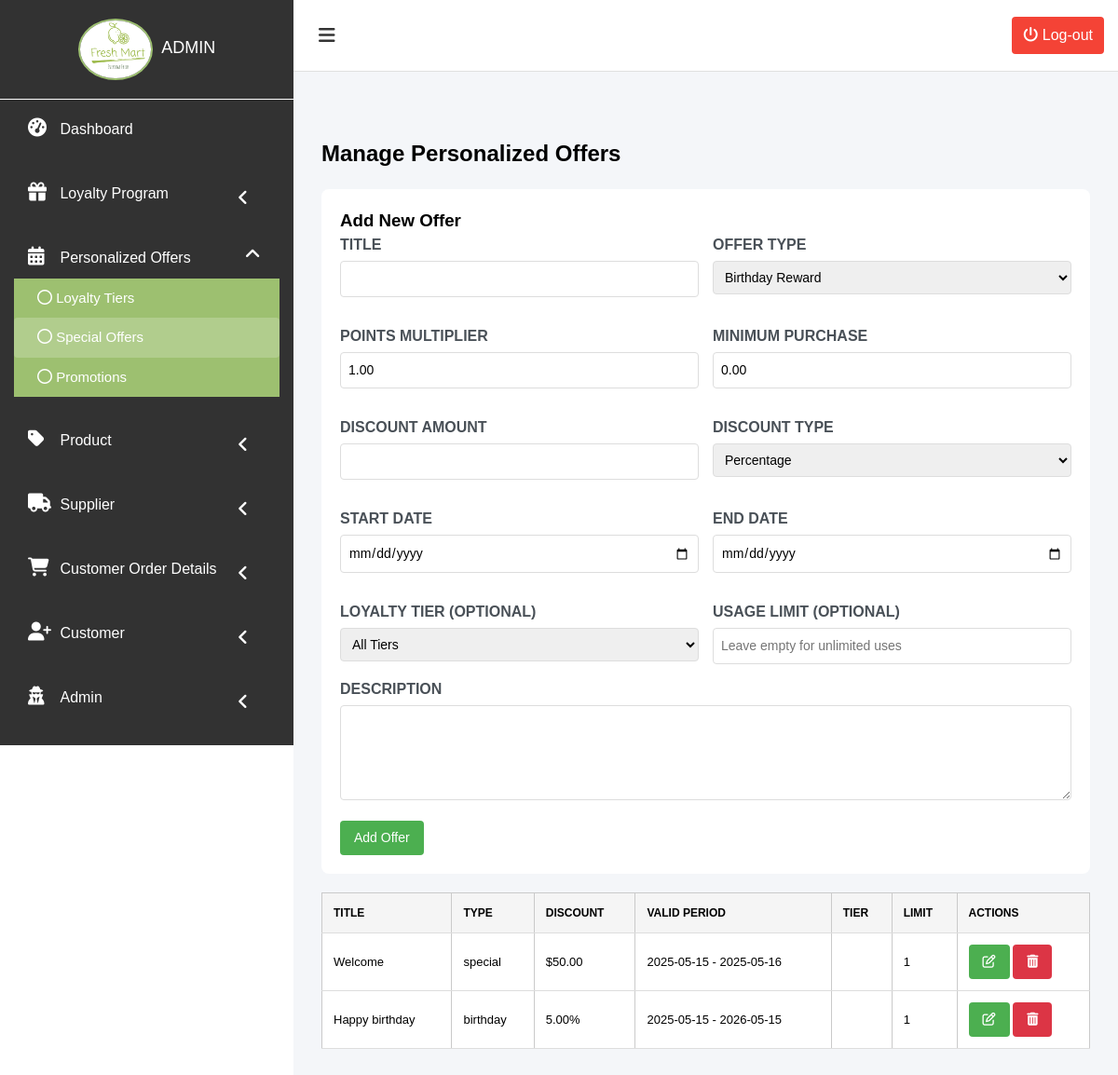
The app's page /admin/manage_offers.php (signed in) with its own data.
### tables this page shows
CREATE TABLE `personalized_offers` (
  `id` int(11) NOT NULL,
  `title` varchar(100) NOT NULL,
  `description` text DEFAULT NULL,
  `offer_type` enum('birthday','loyalty_tier','special','seasonal') NOT NULL,
  `points_multiplier` decimal(4,2) DEFAULT 1.00,
  `minimum_purchase` decimal(10,2) DEFAULT 0.00,
  `discount_amount` decimal(10,2) NOT NULL,
  `discount_type` enum('percentage','fixed') NOT NULL,
  `start_date` date NOT NULL,
  `end_date` date NOT NULL,
  `loyalty_tier` varchar(50) DEFAULT NULL,
  `is_active` tinyint(1) DEFAULT 1,
  `created_at` timestamp NOT NULL DEFAULT current_timestamp(),
  `updated_at` timestamp NOT NULL DEFAULT current_timestamp() ON UPDATE current_timestamp(),
  `usage_limit` int(11) DEFAULT NULL COMMENT 'Number of times a customer can use this offer (NULL for unlimited)',
  `usage_count` int(11) DEFAULT 0,
  `birthday_dates` varchar(255) DEFAULT NULL COMMENT 'Comma-separated list of MM-DD dates for birthday offers'
);

### admin/manage_offers.php (the view, shortened to what this page needs)
<?php
include("../connection.php");
$query = "SELECT * FROM personalized_offers ORDER BY created_at DESC";
$offers_result = mysqli_query($con, $query);
?>
<!DOCTYPE html>
<html>
<head>
    <link rel="stylesheet" type="text/css" href="css/login.css">
    <link rel="stylesheet" href="https://cdnjs.cloudflare.com/ajax/libs/font-awesome/5.15.4/css/all.min.css">
</head>
<body>
    <div id="dashboardMainContainer">
        <?php include('partials/app-sidebar.php') ?>
        <div class="dasboard_content_container" id="dasboard_content_container">
            <div class="dashboard_topNav">
                <a href="#" id="toggleBtn"><i class="fa fa-navicon"></i></a>
                <a href="#" id="logoutBtn"><i class="fa fa-power-off"></i> Log-out</a>
            </div>
            <div class="dashboard_content">
                <div class="offers-container">
                    <h2>Manage Personalized Offers</h2>
                    <div class="add-offer-form">
                        <h3>Add New Offer</h3>
                        <form method="POST">
                            <div class="form-grid">
                                <div class="form-group">
                                    <label>Title</label>
                                    <input type="text" name="title" required>
                                </div>
                                <div class="form-group">
                                    <label>Offer Type</label>
                                    <select name="offer_type" required>
                                        <option value="birthday">Birthday Reward</option>
                                    </select>
                                </div>
                                <div class="form-group">
                                    <label>Points Multiplier</label>
                                    <input type="number" name="points_multiplier" step="0.01" value="1.00" required>
                                </div>
                                <div class="form-group">
                                    <label>Minimum Purchase</label>
                                    <input type="number" name="minimum_purchase" step="0.01" value="0.00" required>
                                </div>
                                <div class="form-group">
                                    <label>Discount Amount</label>
                                    <input type="number" name="discount_amount" step="0.01" required>
                                </div>
                                <div class="form-group">
                                    <label>Discount Type</label>
                                    <select name="discount_type" required>
                                        <option value="percentage">Percentage</option>
                                    </select>
                                </div>
                                <div class="form-group">
                                    <label>Start Date</label>
                                    <input type="date" name="start_date" required>
                                </div>
                                <div class="form-group">
                                    <label>End Date</label>
                                    <input type="date" name="end_date" required>
                                </div>
                                <div class="form-group">
                                    <label>Loyalty Tier (Optional)</label>
                                    <select name="loyalty_tier">
                                        <option value="">All Tiers</option>
                                    </select>
                                </div>
                                <div class="form-group">
                                    <label>Usage Limit (Optional)</label>
                                    <input type="number" name="usage_limit" min="0" placeholder="Leave empty for unlimited uses">
                                </div>
                            </div>
                            <div class="form-group">
                                <label>Description</label>
                                <textarea name="description" rows="4" required></textarea>
                            </div>
                            <button type="submit" class="btn btn-primary">Add Offer</button>
                        </form>
                    </div>
                    <table class="offers-table">
                        <thead>
                            <tr>
                                <th>TITLE</th>
                                <th>TYPE</th>
                                <th>DISCOUNT</th>
                                <th>VALID PERIOD</th>
                                <th>TIER</th>
                                <th>LIMIT</th>
                                <th>ACTIONS</th>
                            </tr>
                        </thead>
                        <tbody>
                            <?php while ($offer = mysqli_fetch_assoc($offers_result)): ?>
                                <tr>
                                    <td><?php echo htmlspecialchars($offer['title']); ?></td>
                                    <td><?php echo htmlspecialchars($offer['offer_type']); ?></td>
                                    <td><?php
                                        if ($offer['discount_type'] === 'percentage') {
                                            echo htmlspecialchars($offer['discount_amount']) . '%';
                                        } else {
                                            echo '$' . htmlspecialchars(number_format($offer['discount_amount'], 2));
                                        }
                                    ?></td>
                                    <td><?php echo htmlspecialchars($offer['start_date'] . ' - ' . $offer['end_date']); ?></td>
                                    <td><?php echo htmlspecialchars($offer['loyalty_tier'] ?? 'All Tiers'); ?></td>
                                    <td><?php echo $offer['usage_limit'] ? htmlspecialchars($offer['usage_limit']) : 'Unlimited'; ?></td>
                                    <td>
                                        <button class="btn btn-primary" onclick="editOffer(<?php echo htmlspecialchars(json_encode($offer)); ?>)">
                                            <i class="fa fa-edit"></i>
                                        </button>
                                        <form method="POST" style="display: inline;">
                                            <button type="submit" class="btn btn-danger" onclick="return confirm('Are you sure you want to delete this offer?')">
                                                <i class="fa fa-trash"></i>
                                            </button>
                                        </form>
                                    </td>
                                </tr>
                            <?php endwhile; ?>
                        </tbody>
                    </table>
                </div>
            </div>
        </div>
    </div>
</body>
</html>

### admin/css/login.css (style rules this page uses)
*,*::before,*::after { box-sizing:border-box }
body,h1,h2,h3,h4,p,ul[class],ol[class],figure,blockquote,dl,dd { margin:0 }
body { min-height:100vh;scroll-behavior:smooth;text-rendering:optimizeSpeed;line-height:1.5 }
a:not([class]) { text-decoration-skip-ink:auto }
input,button,textarea,select { font:inherit }
body { font-family: arial; }
#dashboardMainContainer { display: flex; width: 100%; min-height: 100vh; position: relative; }
.dasboard_content_container { margin-left: 315px; width: calc(100% - 315px); transition: all 0.3s ease; background: #f4f6f9; }
.dashboard_topNav { background: white; padding: 15px; display: flex; justify-content: space-between; align-items: center; position: sticky; top: 0; z-index: 1000; border-bottom: 1px solid #e0e0e0; }
.dashboard_topNav a { text-decoration: none; color: #444; font-size: 16px; padding: 8px 12px; border-radius: 4px; transition: background-color 0.3s; }
#toggleBtn { font-size: 20px; color: #333; }
#logoutBtn { background: #f44336; color: white; }
div.dashboard_content { padding: 50px 10px 10px 10px; }
form::after { content: ''; clear: both; display: block; }
form label { font-weight: bold; text-transform: uppercase; }
table, th, td { border: 1px solid #cacaca; border-collapse: collapse; }
table { width:100%; }
table th { font-size: 12px; text-transform: uppercase; text-align: center; background: #f4f6f9; }
table td { font-size: 13px; text-align: center; padding:5px; }
.tiers-container, .offers-container { max-width: 1200px; margin: 0 auto; }
.tier-form, .add-offer-form { background: #f8f9fa; padding: 20px; border-radius: 6px; margin-top: 20px; }
.form-group { margin-bottom: 15px; }
.form-group label { display: block; margin-bottom: 5px; font-weight: bold; color: #495057; }
.form-group input, .form-group select, .form-group textarea { width: 100%; padding: 8px 12px; border: 1px solid #ddd; border-radius: 4px; font-size: 14px; transition: border-color 0.2s; }
.btn { padding: 8px 16px; border: none; border-radius: 4px; cursor: pointer; font-size: 14px; transition: all 0.2s; }
.btn-primary { background: #4CAF50; color: white; }
.btn-danger { background: #dc3545; color: white; }

### admin/manage_offers.php (style rules this page uses)
.offers-container { padding: 20px; }
.add-offer-form { background: white; padding: 20px; border-radius: 8px; margin-bottom: 20px; }
.form-grid { display: grid; grid-template-columns: repeat(2, 1fr); gap: 15px; }
.form-group { margin-bottom: 15px; }
.form-group label { display: block; margin-bottom: 5px; font-weight: bold; }
.form-group input, .form-group select, .form-group textarea { width: 100%; padding: 8px; border: 1px solid #ddd; border-radius: 4px; }
.offers-table { width: 100%; border-collapse: collapse; background: white; margin-top: 20px; }
.offers-table th, .offers-table td { padding: 12px; text-align: left; border-bottom: 1px solid #ddd; }
.offers-table th { background: #f5f5f5; }
.btn { padding: 8px 15px; border: none; border-radius: 4px; cursor: pointer; font-size: 14px; }
.btn-primary { background: #4CAF50; color: white; }
.btn-danger { background: #dc3545; color: white; }

### records on screen
personalized_offers: title "Welcome", offer_type "special", discount_amount "50.00", start_date+end_date "2025-05-15 - 2025-05-16", usage_limit "1"
personalized_offers: title "Happy birthday", offer_type "birthday", discount_amount "5.00", start_date+end_date "2025-05-15 - 2026-05-15", usage_limit "1"

### other values on screen
$display_name "ADMIN"
